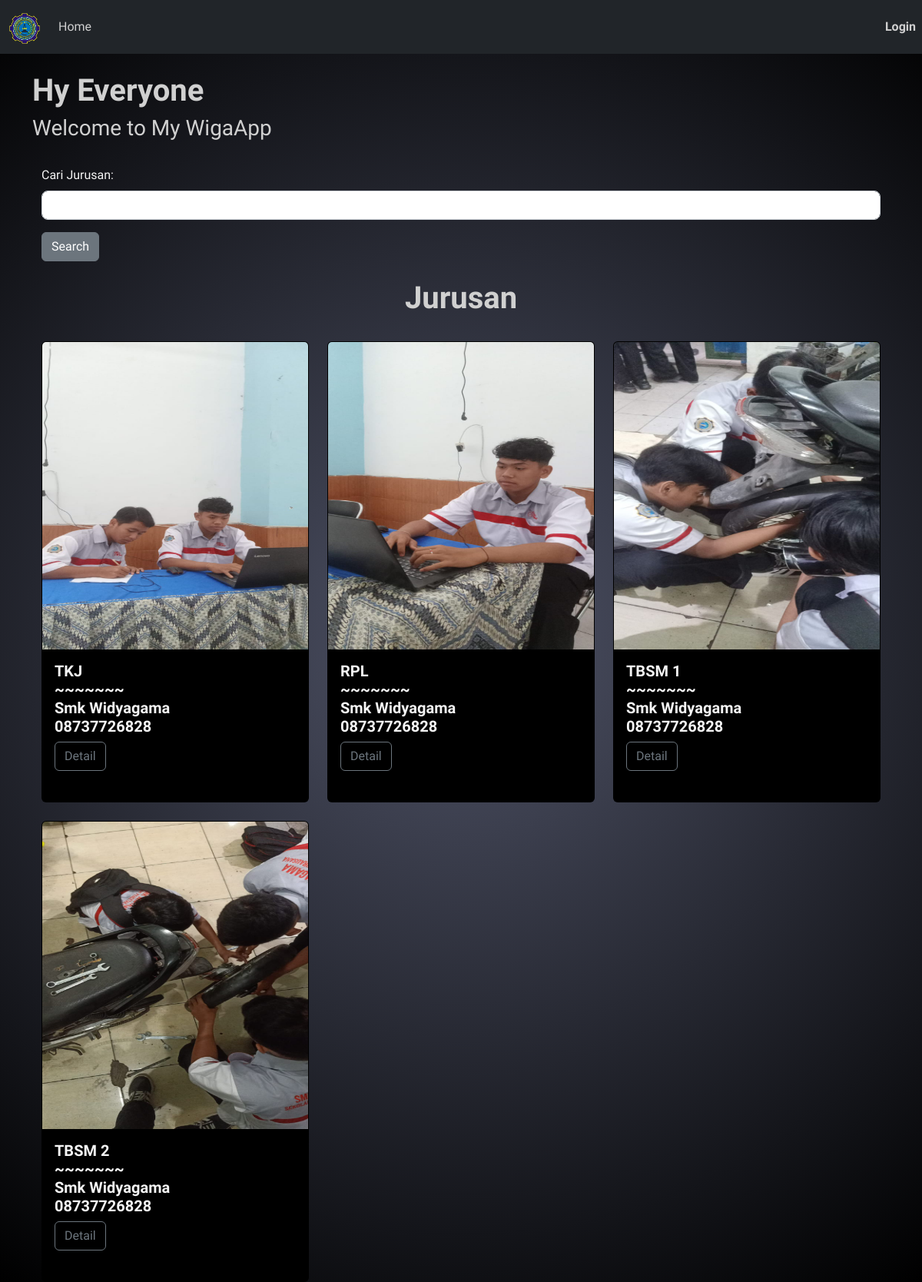
The page / on the database its author committed.
### barang/models.py (models this page shows, shortened)
class Barang(models.Model):
    nama = models.CharField(max_length=250)
    keterangan = models.CharField(max_length=250)
    harga = models.IntegerField()
    gambar = models.ImageField(upload_to='movie/images/')
    stok = models.IntegerField()
    toko = models.ForeignKey(Toko,on_delete=models.CASCADE)

class Toko(models.Model):
    nama = models.CharField(max_length=250)
    phone_regex = RegexValidator(regex=r'^\+?1?\d{9,15}$',message="min 8 digit")
    telpon = models.CharField(validators=[phone_regex], max_length=15, blank=True)
    alamat = models.CharField(max_length=250)

### barang/views.py (the view)
# urls.py: 2. Add a URL to urlpatterns:  path('', views.home, name='home')
def home(request):
    searchBarang = request.GET.get('nama')
    if searchBarang:
        barangs = Barang.objects.filter(nama__icontains=searchBarang)
    else:
        barangs = Barang.objects.all()
    return render(request, 'home.html', {'searchBarang':searchBarang,'barangs' : barangs})

### barang/templates/home.html (shortened to what this page needs)
<!DOCTYPE html>
<html lang="en">
<head>
<link href="https://cdn.jsdelivr.net/npm/bootstrap@5.3.2/dist/css/bootstrap.min.css" rel="stylesheet"
integrity="sha384-T3c6CoIi6uLrA9TneNEoa7RxnatzjcDSCmG1MXxSR1GAsXEV/Dwwykc2MPK8M2HN">
</head>
<body style="background: rgb(79,83,103);
background: radial-gradient(circle, rgba(79,83,103,1) 0%, rgba(0,0,0,1) 100%);
font-family: 'Sulphur Point', sans-serif;">
    {% extends 'base.html' %}
    {% block content %}
    <h1 class="mt-4" style="text-align:start; color:#d0d0d0; font-weight : bold;" >Hy Everyone </h1>
    <h3 style="text-align:start; color:#d0d0d0">Welcome to My WigaApp</h3>
    <div class="container">
    <form action="">
        <div class="mb-3">
        <label style="color: whitesmoke;" class="form-label mt-4">Cari Jurusan:</label>
        <input type="text" name="nama" class="form-control " style="border-radius:0.5rem" required/>
        </div>
        <button type="submit" class="btn btn-secondary">Search</button>
    </form>
    <h1 class="mt-4" style="text-align:center; color:#d0d0d0; font-weight : bold;" >Jurusan</h1>
    <br/>
   <div class="row row-cols-1 row-cols-md-3 g-4">
        {% for barang in barangs %}
            <div class="col">
                <div class="card" style="background: black">
                    <img alt="" width="350" height="400" class="card-img-top" src="{{ barang.gambar.url }}" />
                    <div class="card-body">
                        <h5 style="color : whitesmoke " class="card-title fw-bold">{{ barang.nama }}
                            <br> ~~~~~~~
                            <br>  {{ barang.toko.nama }}
                            <br>  {{ barang.toko.telpon }}
                        </h5>
                            <a style="color : white; text-decoration:none; font-size: 1rem; border-radius : 1rem;" href="https://youtu.be/p5GMg6JAt1U?si=7z9nQ65uRdDi8zUL">
                                <h5 type="button" class="btn btn-outline-secondary">Detail</h5>
                                </a>
                    </div>
                </div>
            </div>
        {% endfor %}
    </div>
</div>
    {% endblock content %}

### barang/templates/base.html (shortened to what this page needs)
<!DOCTYPE html>
<html>
    <head>
        <link href="https://cdn.jsdelivr.net/npm/bootstrap@5.2.3/dist/css/bootstrap.min.css"
              rel="stylesheet"
/>
    </head>
    <body style="font-family: 'Sulphur Point', sans-serif;">
        <nav class="navbar navbar-expand-lg bg-dark">
            <div class="container-fluid">
                <a style="color:#d0d0d0; font-weight:700; font-size : 1.5rem; "
                 class="navbar-brand " href="{% url 'home' %}">
                    {% load static %}
                    <img src="{% static 'images/logo.gif' %}"
                    alt="" width="40" height="40"
                    class="d-inline-block align-text-top" />
                    </a>
                <div class="collapse navbar-collapse " id="navbarSupportedContent">
                       <ul class="navbar-nav me-auto mb-2 mb-lg-0 ">
                        <li class="nav-item">
                            <a style="color:#d0d0d0" class="nav-link " href="{% url 'home' %}">Home</a>
                        </li>
                       <ul class="navbar-nav mb-2 mb-lg-0 d-flex justify-content-end">
                        <li class="nav-item d-flex justify-content-end">
                            <a style="color:#d0d0d0; font-weight:700; font-size : 1rem " class="nav-link active position-absolute end-0 "
                              href="{% url 'admin:index' %}">Login</a>
                           </li>
                      </ul>
                      </ul>
                    </div>
                </div>
            </nav>
        <div class="container">
            {% block content %}
            {% endblock content %}
        </div>
    </body>
</html>

### rows shown on the page
Barang: gambar (picture), nama "TKJ", toko.nama "Smk Widyagama", toko.telpon "08737726828"
Barang: gambar (picture), nama "RPL", toko.nama "Smk Widyagama", toko.telpon "08737726828"
Barang: gambar (picture), nama "TBSM 1", toko.nama "Smk Widyagama", toko.telpon "08737726828"
Barang: gambar (picture), nama "TBSM 2", toko.nama "Smk Widyagama", toko.telpon "08737726828"
